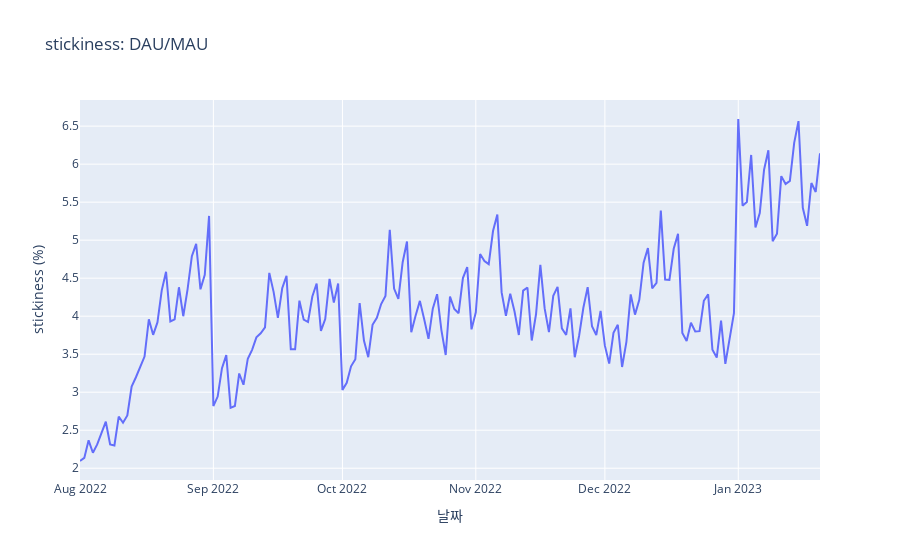

Notebook cell for this chart:
### Code cell
fig = go.Figure()

fig.add_trace(go.Scatter(x=df_stickiness_daumau['event_date'],
                         y=df_stickiness_daumau['stickiness'],
))

fig.update_layout(title_text="stickiness: DAU/MAU")
fig.update_xaxes(title_text='날짜')
fig.update_yaxes(title_text='stickiness (%)')

fig.show()

### Figure 1 — Plotly figure (JSON) as saved in the notebook; plotly's stock layout.template omitted (floating-point values rounded to 4 significant figures; data arrays with more than 128 entries replaced by an {"elided": "..."} marker saying what was removed)
{"data": [{"type": "scatter", "x": {"elided": "173 str values"}, "y": {"elided": "173 float values"}}], "layout": {"title": {"text": "stickiness: DAU/MAU"}, "xaxis": {"title": {"text": "날짜"}}, "yaxis": {"title": {"text": "stickiness (%)"}}}}
